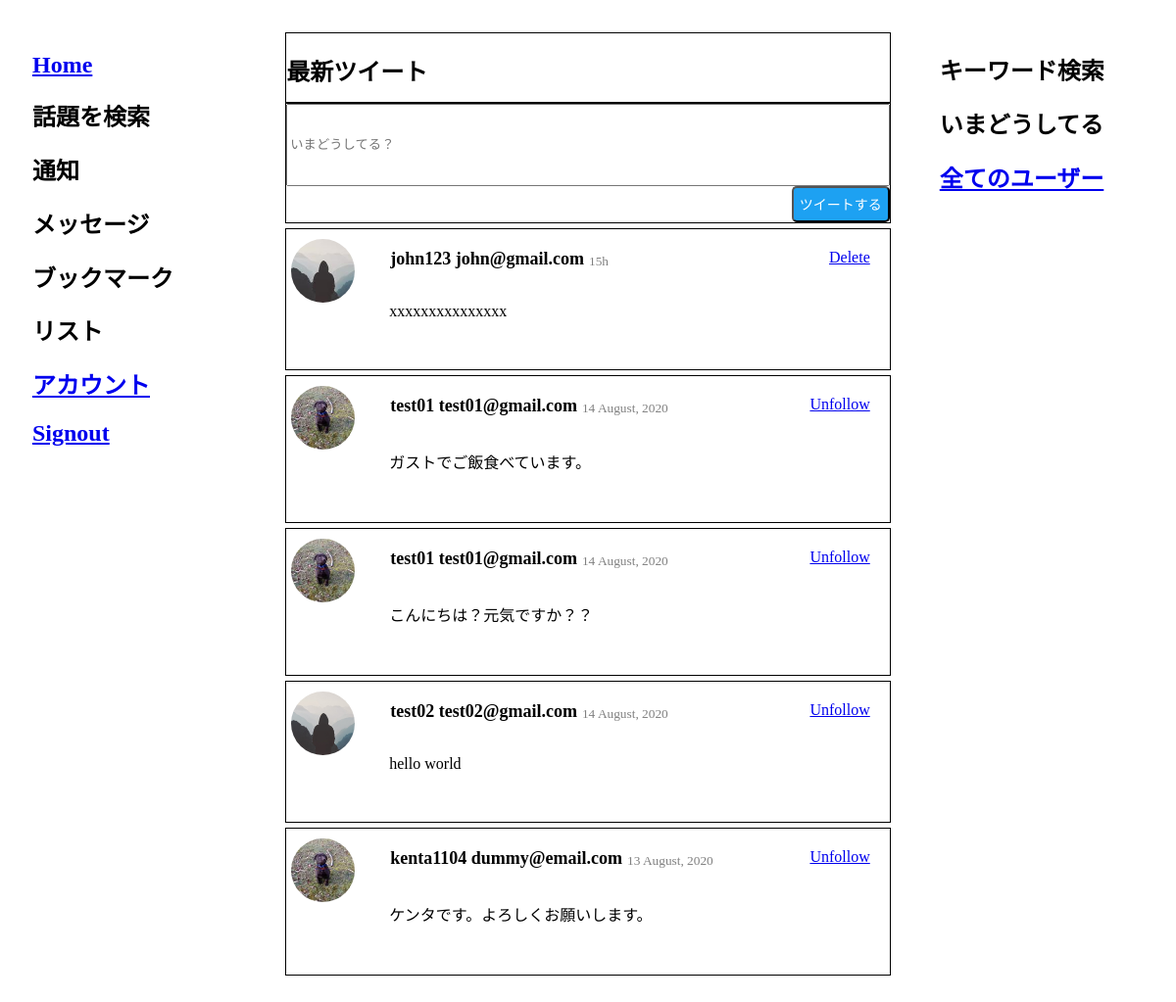
Screenshot of /tweets/ (signed in) with the database file from the repository.
### project/models.py (models this page shows, shortened)
class Tweet(db.Model):
    __tablename__ = 'tweets'
    tweet_id = db.Column(db.Integer, primary_key=True)
    user_id = db.Column(db.Integer, db.ForeignKey('users.id'))
    tweet = db.Column(db.String, nullable=False)
    posted = db.Column(db.DateTime, nullable=False)
    @classmethod
    def delta_time(cls, tweet_posted):
        now = datetime.now()
        td = now - tweet_posted
        days = td.days
        hours = td.seconds//3600
        minutes = (td.seconds//60)%60
        if days > 0:
            return tweet_posted.strftime("%d %B, %Y")
        elif hours > 0:
            return str(hours) + 'h'
        elif minutes > 0:
            return str(minutes) + 'm'
        else:
            return 'few seconds ago'

class User(db.Model):
    __tablename__ = 'users'
    id = db.Column(db.Integer, primary_key=True)
    name = db.Column(db.String, unique=True, nullable=False)
    email = db.Column(db.String, unique=True, nullable=False)
    image_file =  db.Column(db.String(20), nullable=False, default='default.jpg')
    password = db.Column(db.String, nullable=False)
    tweets = db.relationship('Tweet', backref='poster')
    role = db.Column(db.String, default='user')

### project/tweets/views.py (the view)
@tweets_blueprint.route('/tweets/')
@login_required
def tweet():
    return render_template(
        'tweets2.html',
        form=PostTweetForm(),
        all_tweets=filtered_tweets(session['user_id']),
    )

### project/tweets/forms.py
class PostTweetForm(FlaskForm):
    tweet = StringField(
        'Tweet',
        validators=[DataRequired(), Length(min=6, max=140 , message = '40文字以内で入力してください')]
    )

### project/tweets/views.py (called while the page is built)
def login_required(test):
    @wraps(test)
    def wrap(*args, **kwargs):
        if 'logged_in' in session:
            return test(*args, **kwargs)
        else:
            flash('You need to login first')
            return (redirect(url_for('users.login')))
    return wrap

def filtered_tweets(user_id):
    who_id = user_id
    whom_ids = db.session.query(Follower.whom_id).filter_by(who_id=who_id)
    user_tweets = db.session.query(Tweet).filter_by(user_id=who_id)
    if whom_ids.all():
        follower_tweets = db.session.query(Tweet).filter(Tweet.user_id.in_(whom_ids))
        result = user_tweets.union(follower_tweets)
        return result.order_by(Tweet.posted.desc())
    else:
        return user_tweets.order_by(Tweet.posted.desc())

### project/templates/tweets2.html (shortened to what this page needs)
{% extends 'layout.html' %}
{% block content %}
    <section class="col-2">
        <div class="top">
            <h1>最新ツイート</h1>
        </div>
        <div class="tweet">
            <form action="{{ url_for('tweets.post_tweet') }}" method="post">
                <div class="input-group">
                {{ form.tweet(placeholder="いまどうしてる？", class="form-control") }}
                <span class="input-group-btn">
                    <input class="button" type="submit" value="ツイートする">
                </span>
                </div>
            </form>
        </div>
        <div class="timeline">
            {% for tweet in all_tweets %}
                {% if tweet.poster.name == session.name %}
                <div class="one-tweet">
                    <img class="article-img" src="{{ url_for('static', filename='profile_pics/' + tweet.poster.image_file) }}">
                    <div class="tweet-name">
                        {{ tweet.poster.name }}
                        {{ tweet.poster.email}}
                    </div>
                    <div class="tweet-time">
                        {{ tweet.delta_time(tweet.posted) }}
                    </div>
                    <div class="tweet-del">
                        <a class="btn btn-default btn-xs" href="{{ url_for('tweets.delete_tweet', tweet_id=tweet.tweet_id )}}">Delete</a>
                    </div>
                    <div class="tweet-body">
                        {{ tweet.tweet }}
                    </div>
                </div>
                    {% else %}
                <div class="one-tweet">
                    <img class="article-img" src="{{ url_for('static', filename='profile_pics/' + tweet.poster.image_file) }}">
                    <div class="tweet-name">
                        {{ tweet.poster.name }}
                        {{ tweet.poster.email}}
                    </div>
                    <div class="tweet-time">
                        {{ tweet.delta_time(tweet.posted) }}
                    </div>
                    <div class="tweet-del">
                        <a class="btn btn-info btn-xs" href="{{ url_for('tweets.unfollow_user', user_id=tweet.poster.id )}}">Unfollow</a>
                    </div>
                    <div class="tweet-body">
                        {{ tweet.tweet }}
                    </div>
                </div>
                    {% endif %}
            {% endfor %}
        </div>
        </section>
{% endblock content %}

### project/static/style.css (style rules this page uses)
.main section { margin: 10px; background: white; padding: 15px; }
.main h1 { color: black; font-size: 1.5rem; }
.main .top { border: 1px solid; height: 70px; }
.main section { flex: 1; }
.main .col-2 { flex: 2; }
.form-control { width: 607.5px; height: 77.81px; }
.main .input-group { border: 1px solid; }
.button { display: block; margin: 0 0 0 auto; right: 0; bottom: 0; width: 100px; height: 37px; background-color: rgb(29, 161, 242); font-size: 14px; border-radius: 5px; color: white; }
.one-tweet { margin-top: 5px; margin-bottom: 5px; border: 1px solid; padding-bottom: 50px; }
.article-img { height: 65px; width: 65px; margin-right: 16px; border-radius: 50%; margin-top: 10px; margin-left: 5px; float: left; }
.tweet-name { float: left; margin: 20px 0px 5px 20px; font-size: large; font-weight: bolder; }
.tweet-time { float: left; margin: 25px 10px 5px 5px; font-size: smaller; color: gray; }
.tweet-del { float: right; margin-top: 20px; margin-right: 20px; }
.tweet-body { clear: both; margin-left: 105px; }

### rows the page displays
Tweet: image_file (picture), poster.name "john123", poster.email "john@gmail.com", delta_time "15h", tweet "xxxxxxxxxxxxxxx"
Tweet: image_file (picture), poster.name "test01", poster.email "test01@gmail.com", delta_time "14 August, 2020", tweet "ガストでご飯食べています。"
Tweet: image_file (picture), poster.name "test01", poster.email "test01@gmail.com", delta_time "14 August, 2020", tweet "こんにちは？元気ですか？？"
Tweet: image_file (placeholder picture), poster.name "test02", poster.email "test02@gmail.com", delta_time "14 August, 2020", tweet "hello world"
Tweet: image_file (picture), poster.name "kenta1104", poster.email "dummy@email.com", delta_time "13 August, 2020", tweet "ケンタです。よろしくお願いします。"
